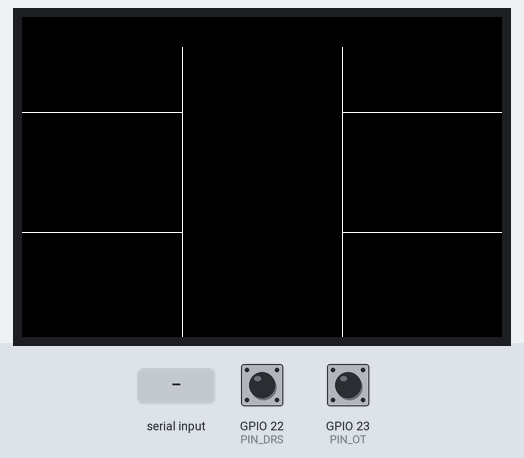
A sketch run on a simulated ESP32. On the bench: 480×320 colour display. The test bench sets the inputs (shaded band); at power-on: GPIO 22 (PIN_DRS) HIGH, GPIO 23 (PIN_OT) HIGH.

Above: at 1.5 s.
1.6 s: GPIO 22 (PIN_DRS) pulled LOW for 0.15 s
At 3.3 s:
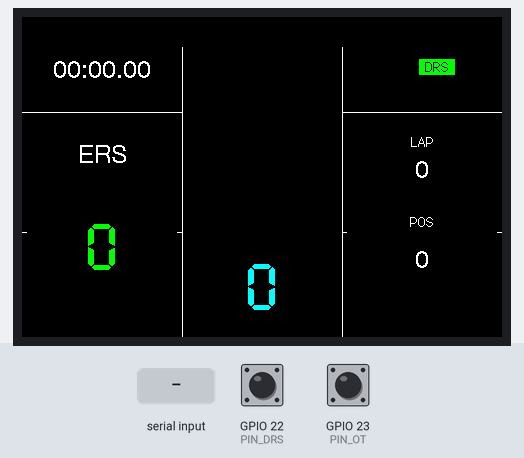
3.9 s: GPIO 23 (PIN_OT) pulled LOW for 0.15 s
At 5.0 s:
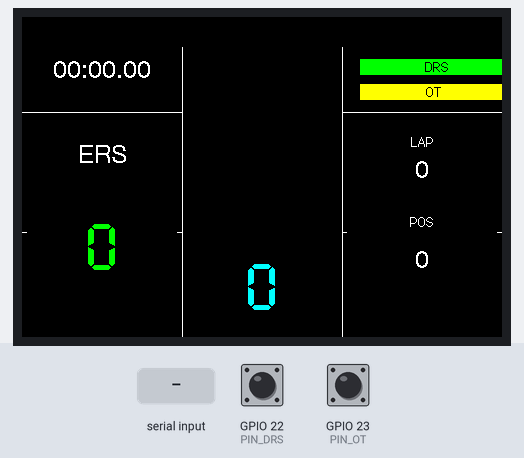
6.2 s: GPIO 22 (PIN_DRS) pulled LOW for 1 s
At 8.0 s:
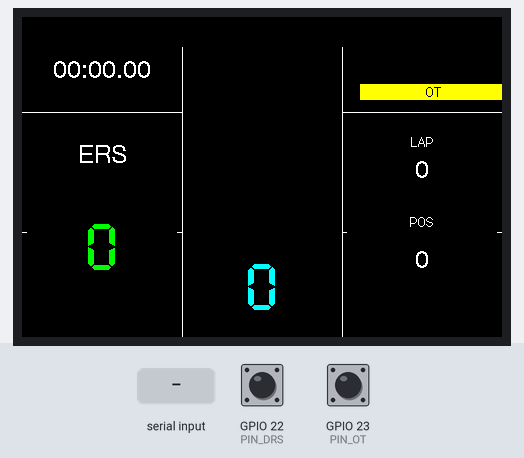
8.7 s: GPIO 23 (PIN_OT) pulled LOW for 1 s
At 10.0 s:
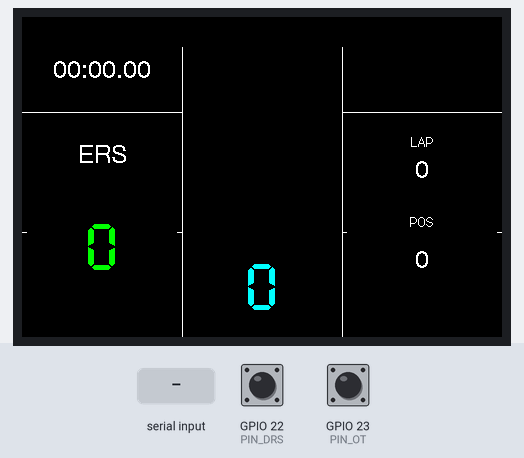
11.2 s: "G;1\n" received over Serial
At 11.6 s:
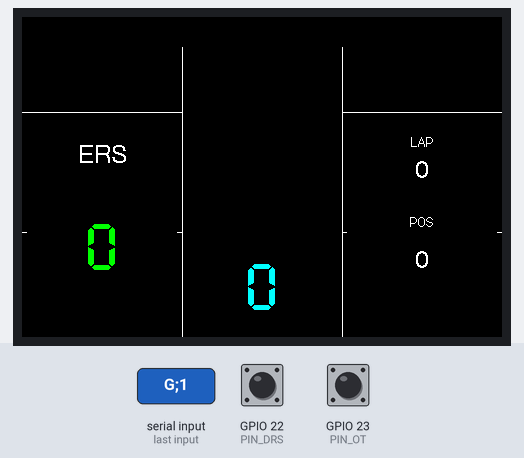
12.8 s: GPIO 22 (PIN_DRS) pulled LOW for 0.15 s
At 14.1 s:
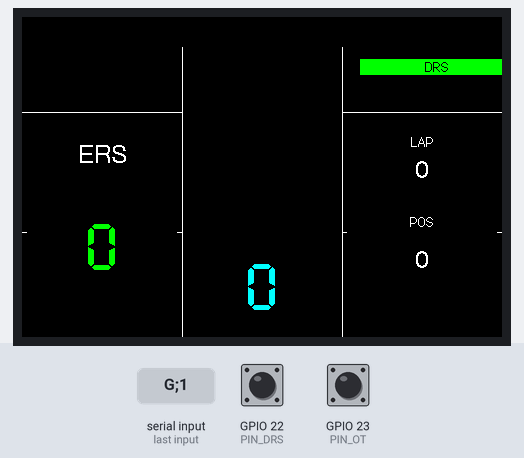
Timing chart, 0 to 15.8 s (numbered marks = the images above; inputs shaded):
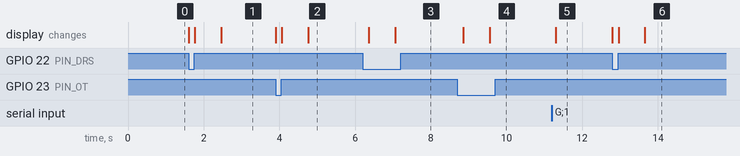

The sketch:

sketch_apr3a.ino
```cpp
#include <SPI.h>
#include <TFT_eSPI.h>

TFT_eSPI tft = TFT_eSPI();

// --- PINS ---
#define PIN_DRS 22
#define PIN_OT  23

// --- TELEMETRY VARIABLES ---
String gear = "N";
int speed = 0;
int rpm = 0;
String lapTime = "00:00.00";
int lapNum = 0;
int pos = 0;
int battery = 0;
int maxRPM = 15000;

// --- STATUS STATES ---
bool drsEnabled = false;
bool otEnabled = false;
unsigned long popupTimer = 0;
bool showingPopup = false;

// --- COLORS ---
#define F1_CYAN    0x07FF
#define F1_YELLOW  TFT_YELLOW
#define F1_GREEN   0x07E0
#define F1_WHITE   TFT_WHITE
#define F1_BLACK   TFT_BLACK

void setup() {
  Serial.begin(115200);
  Serial.setRxBufferSize(1024);

  pinMode(PIN_DRS, INPUT_PULLUP);
  pinMode(PIN_OT, INPUT_PULLUP);

  tft.init();
  tft.setRotation(1);
  tft.fillScreen(F1_BLACK);

  drawStaticGrid();
}

void loop() {
  handleButtons();

  if (showingPopup) {
    if (millis() > popupTimer) {
      showingPopup = false;
      tft.fillScreen(F1_BLACK);
      drawStaticGrid();
      updateTelemetry();
    }
    return;
  }

  if (Serial.available() > 0) {
    String input = Serial.readStringUntil('\n');
    if (input.startsWith("G")) {
      gear = extractValue(input, 'G');
      speed = extractValue(input, 'S').toInt();
      rpm = extractValue(input, 'R').toInt();
      lapTime = extractValue(input, 'L');
      pos = extractValue(input, 'P').toInt();
      lapNum = extractValue(input, 'A').toInt();
      battery = extractValue(input, 'B').toInt();

      String mVal = extractValue(input, 'M');
      if (mVal != "") maxRPM = mVal.toInt();

      updateTelemetry();
    }
  }
}

void handleButtons() {
  static bool lastDrsBtn = HIGH;
  static bool lastOtBtn = HIGH;

  bool currentDrs = digitalRead(PIN_DRS);
  bool currentOt = digitalRead(PIN_OT);

  if (currentDrs == LOW && lastDrsBtn == HIGH && !showingPopup) {
    drsEnabled = !drsEnabled;
    if (drsEnabled) triggerPopup("DRS", "ENABLED", F1_WHITE, F1_GREEN);
    else triggerPopup("DRS", "DISABLED", F1_BLACK, F1_WHITE);
  }
  lastDrsBtn = currentDrs;

  if (currentOt == LOW && lastOtBtn == HIGH && !showingPopup) {
    otEnabled = !otEnabled;
    if (otEnabled) triggerPopup("OT", "ACTIVE", F1_BLACK, F1_YELLOW);
    else triggerPopup("OT", "OFF", F1_BLACK, F1_WHITE);
  }
  lastOtBtn = currentOt;
}

void triggerPopup(String line1, String line2, uint16_t txtColor, uint16_t bgColor) {
  showingPopup = true;
  popupTimer = millis() + 600;
  tft.fillScreen(bgColor);
  tft.setTextColor(txtColor, bgColor);
  tft.setTextDatum(MC_DATUM);
  tft.drawString(line1, 240, 100, 4);
  tft.drawString(line2, 240, 180, 4);
}

String extractValue(String data, char identifier) {
  int start = data.indexOf(identifier);
  if (start == -1) return "";
  int end = data.indexOf(';', start);
  return data.substring(start + 1, end);
}

void drawStaticGrid() {
  tft.drawLine(160, 30, 160, 320, F1_WHITE);
  tft.drawLine(320, 30, 320, 320, F1_WHITE);
  tft.drawLine(0, 95, 160, 95, F1_WHITE);
  tft.drawLine(0, 215, 160, 215, F1_WHITE);
  tft.drawLine(320, 95, 480, 95, F1_WHITE);
  tft.drawLine(320, 215, 480, 215, F1_WHITE);
}

void updateTelemetry() {
  int barWidth = map(rpm, 0, maxRPM, 0, 480);
  barWidth = constrain(barWidth, 0, 480);
  uint16_t barColor = (rpm > maxRPM * 0.95) ? TFT_MAGENTA : (rpm > maxRPM * 0.85) ? TFT_RED : (rpm > maxRPM * 0.7) ? F1_YELLOW : F1_GREEN;
  tft.fillRect(0, 0, barWidth, 25, barColor);
  tft.fillRect(barWidth, 0, 480 - barWidth, 25, F1_BLACK);

  tft.setTextDatum(MC_DATUM);

  // STATUS INDICATORS (Stacked in Top Right)
  if (drsEnabled) {
    tft.setTextColor(F1_BLACK, F1_GREEN);
    tft.drawString(" DRS ", 415, 50, 2);
  } else {
    tft.fillRect(350, 35, 120, 30, F1_BLACK);
  }

  if (otEnabled) {
    tft.setTextColor(F1_BLACK, F1_YELLOW);
    tft.drawString(" OT  ", 415, 75, 2); // Placed directly under DRS
  } else {
    tft.fillRect(350, 65, 120, 30, F1_BLACK);
  }

  tft.setTextColor(F1_YELLOW, F1_BLACK);
  tft.setTextPadding(140);
  tft.setTextSize(2);
  tft.drawString(gear, 240, 145, 8);
  tft.setTextSize(1);
  tft.setTextColor(F1_CYAN, F1_BLACK);
  tft.drawString(String(speed), 240, 270, 7);

  tft.setTextColor(F1_WHITE, F1_BLACK);
  tft.setTextPadding(155);
  tft.drawString(lapTime, 80, 55, 4);

  tft.fillRect(5, 120, 150, 150, F1_BLACK);
  tft.setTextColor(F1_WHITE);
  tft.drawString("ERS", 80, 140, 4);
  tft.setTextColor(F1_GREEN);
  tft.drawNumber(battery, 80, 230, 7);

  tft.fillRect(325, 120, 150, 150, F1_BLACK);
  tft.setTextColor(F1_WHITE);
  tft.drawString("LAP", 400, 125, 2);
  tft.drawNumber(lapNum, 400, 155, 4);
  tft.drawString("POS", 400, 205, 2);
  tft.drawNumber(pos, 400, 245, 4);
}
```

Measured:
- after the input at 1.6 s, the display: first changes at once (image 1 shows a later state)
- after the input at 3.9 s, the display: first changes at once (image 2 shows a later state)
- after the input at 6.2 s, the display: first changes after 0.17 s (image 3 shows a later state)
- after the input at 8.7 s, the display: first changes after 0.16 s (image 4 shows a later state)
- after the input at 11.2 s, the display: changes after 0.10 s (image 5)
- after the input at 12.8 s, the display: first changes at once (image 6 shows a later state)
